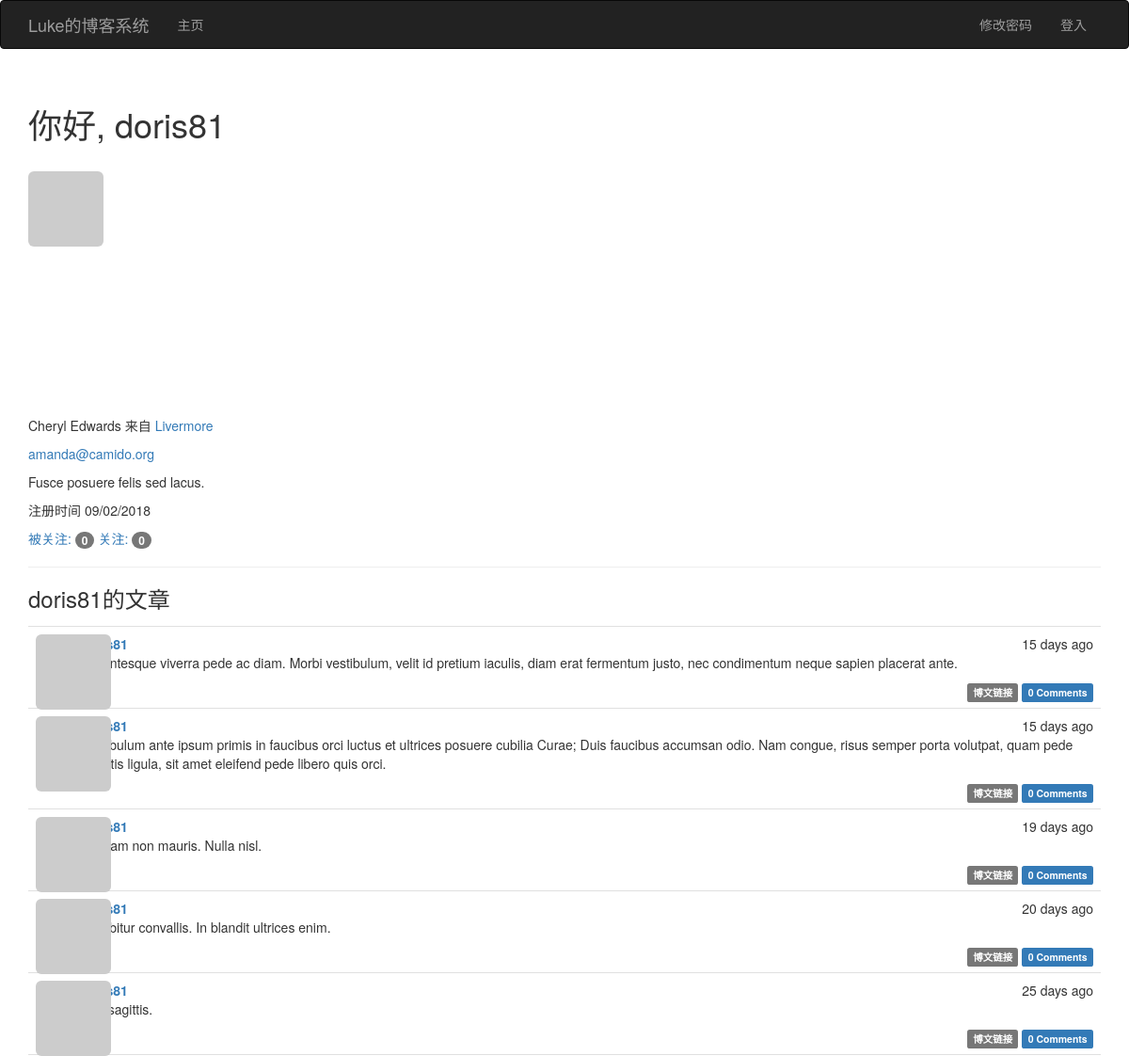
The page /user/doris81 on the database its author committed.
### app/models.py (models this page shows, shortened)
class User(UserMixin,db.Model):
    __tablename__ = "users"
    id = db.Column(db.Integer, primary_key=True)
    email=db.Column(db.String(64), unique=True,index=True)           #用户实现电子邮件的登陆
    username = db.Column(db.String(64), unique=True,index=True)
    role_id=db.Column(db.Integer,db.ForeignKey("roles.id"))
    password_hash=db.Column(db.String(128))
    posts=db.relationship("Post",backref="author",lazy="dynamic")
    comments = db.relationship('Comment', backref='author', lazy='dynamic')
    @property
    def password(self):
        raise AttributeError(u"密码不是一个可读的属性")
    avatar_hash=None
    confirmed=db.Column(db.Boolean,default=False)
    name=db.Column(db.String(64))
    location=db.Column(db.String(64))
    about_me=db.Column(db.Text())
    member_since=db.Column(db.DateTime(),default=datetime.utcnow)
    last_seen=db.Column(db.DateTime(),default=datetime.utcnow)
    def gravatar(self, size=100, default='identicon', rating='g'):
        if request.is_secure:   # 判断是否是https
            url = 'https://secure.gravatar.com/avatar'
        else:
            url = 'http://www.gravatar.com/avatar'
        hash = self.avatar_hash or hashlib.md5(self.email.encode('utf-8')).hexdigest()
        return '{url}/{hash}?s={size}&d={default}&r={rating}'.format(url=url, hash=hash, size=size, default=default, rating=rating)
    followed = db.relationship('Follow',
                               foreign_keys=[Follow.follower_id],
                               backref=db.backref('follower', lazy='joined'),
                               lazy='dynamic',
                               cascade='all, delete-orphan')
    followers = db.relationship('Follow',
                                foreign_keys=[Follow.followed_id],
                                backref=db.backref('followed', lazy='joined'),
                                lazy='dynamic',
                                cascade='all, delete-orphan')

class Post(db.Model):
    __tablename__ = "posts"
    id=db.Column(db.Integer,primary_key=True)
    body=db.Column(db.Text)
    timestamp=db.Column(db.DateTime,index=True,default=datetime.utcnow)
    author_id=db.Column(db.Integer,db.ForeignKey("users.id"))
    body_html=db.Column(db.Text)
    comments = db.relationship('Comment', backref='post', lazy='dynamic')

### app/main/views.py (the view)
@main.route("/user/<username>")
def user(username):
    user=User.query.filter_by(username=username).first()
    if user is None:
        abort(404)
    posts=user.posts.order_by(Post.timestamp.desc()).all()
    return render_template("user.html",user=user,posts=posts)

### app/auth/views.py (called while the page is built)
@auth.before_app_request
def before_request():
    if current_user.is_authenticated():
        current_user.ping()                              #更新用户最后登陆时间
        if not current_user.confirmed and request.endpoint[0:4]!="auth" and request.endpoint!="static":
            return redirect(url_for("auth.unconfirmed"))

### app/main/__init__.py (called while the page is built)
@main.app_context_processor
def inject_permissions():
    return dict(Permission=Permission)

### app/main/views.py (called while the page is built)
@main.after_app_request
def after_app_request(response):
    for query in get_debug_queries():
        if query.duration >= current_app.config['FLASKY_SLOW_DB_QUERY_TIME']:
            current_app.logger.warning(
                'Slow query: %s\nParameters: %s\nDuration: %fs\nContext: %s\n' % (query.statement,query.parameters,query.duration,query.context)
            )
    return response

### app/models.py (called while the page is built)
    def can(self,permissions):
        return False

### app/templates/user.html (shortened to what this page needs)
{% extends "base.html" %}
{% block page_content %}
    <div class="page-header">
        <h1>你好, {{user.username}}</h1>
        <br>
            <img class="img-rounded profile-thumbnail" src="{{ user.gravatar(size=250) }}">
        <br>
        <br>
        <br>
        <br>
        <br>
        <br>
        <br>
        <br>
        <br>
        <br>
        <br>
        <br>
        <br>
        {% if user.name or user.location %}
        <p>
            {% if user.name %}{{ user.name }}{% endif %}
            {% if user.location %}
                来自 <a href="http://maps.baidu.com/?q={{ user.location }}">
                    {{ user.location }}
                </a>
            {% endif %}
        </p>
        {% endif %}
        <p><a href="mailto:{{ user.email }}">{{ user.email }}</a></p>
        {% if user.about_me %}
            <p>{{ user.about_me }}</p>
        {% endif %}
        <p>
            注册时间 {{ moment(user.member_since).format("L") }}
        </p>
        <p>
            <a href="{{ url_for('.followers', username=user.username) }}">被关注: <span class="badge">{{ user.followers.count()-1 }}</span></a>
            <a href="{{ url_for('.followed_by', username=user.username) }}">关注: <span class="badge">{{ user.followed.count()-1 }}</span></a>
        </p>
    </div>
<h3>{{ user.username }}的文章 </h3>
{% include '_posts.html' %}
{% endblock %}

### app/templates/base.html (shortened to what this page needs)
{% extends "bootstrap/base.html" %}
{% block head %}
{{ super() }}
    <link rel="stylesheet" type="text/css" href="{{ url_for('static', filename='style.css') }}">
{% endblock %}
{% block navbar %}
<div class="navbar navbar-inverse" role="navigation">
    <div class="container">
        <div class="navbar-header">
            <a class="navbar-brand" href="/">Luke的博客系统</a>
        </div>
        <div class="navbar-collapse collapse">
            <ul class="nav navbar-nav">
                <li><a href="/">主页</a></li>
            </ul>
            <ul class="nav navbar-nav navbar-right">
                <li><a href="{{ url_for('auth.change_password') }}"> 修改密码 </a></li>
                {% if current_user.is_authenticated() %}
                    <li><a href="{{ url_for('auth.logout') }}">登出</a></li>
                {% else %}
                    <li><a href="{{ url_for('auth.login') }}">登入</a></li>
                {% endif %}
            </ul>
        </div>
    </div>
</div>
{% endblock %}
{% block content %}
<div class="container">
    {% block page_content %}{% endblock %}
</div>
{% endblock %}

### app/templates/_posts.html (shortened to what this page needs)
<ul class="posts">
    {% for post in posts %}
    <li class="post">
        <div class="post-thumbnail">
            <a href="{{ url_for('main.user', username=post.author.username) }}">
                <img class="img-rounded profile-thumbnail" src="{{ post.author.gravatar(size=40) }}">
            </a>
        </div>
        <div class="post-content">
            <div class="post-date">{{ moment(post.timestamp).fromNow() }}</div>
            <div class="post-author"><a href="{{ url_for('.user', username=post.author.username) }}">{{ post.author.username }}</a></div>
            <div class="post-body">
                {% if post.body_html %}
                    {{ post.body_html | safe }}
                {% else %}
                    {{ post.body }}
                {% endif %}
            </div>
            <div class="post-footer">
                <a href="{{ url_for('main.post_blog', id=post.id) }}">
                    <span class="label label-default">博文链接</span>
                </a>
                 <a href="{{ url_for('main.post_comment', id=post.id) }}#comments">
                    <span class="label label-primary">{{ post.comments.count() }} Comments</span>
                </a>
            </div>
        </div>
    </li>
    {% endfor %}
</ul>

### app/static/style.css (style rules this page uses)
.profile-thumbnail { position: absolute; }
ul.posts { list-style-type: none; padding: 0px; margin: 16px 0px 0px 0px; border-top: 1px solid #e0e0e0; }
ul.posts li.post { padding: 8px; border-bottom: 1px solid #e0e0e0; }
div.post-date { float: right; }
div.post-author { font-weight: bold; }
div.post-thumbnail { position: absolute; }
div.post-content { margin-left: 48px; min-height: 48px; }
div.post-footer { text-align: right; }

### rows shown on the page
User: username "doris81", name "Cheryl Edwards", location "Livermore", email "amanda@camido.org", about_me "Fusce posuere felis sed lacus.", member_since "09/02/2018"
Post: timestamp "15 days ago", body_html "Pellentesque viverra pede ac diam. Morbi vestibulum, velit id pretium iaculis, diam erat fermentum justo, nec condimentum neque sapien placerat ante.", comments.count "0"
Post: timestamp "15 days ago", body_html "Vestibulum ante ipsum primis in faucibus orci luctus et ultrices posuere cubilia Curae; Duis faucibus accumsan odio. Nam congue, risus semper porta volutpat, quam pede lobortis ligula, sit amet eleifend pede libero quis orci.", comments.count "0"
Post: timestamp "19 days ago", body_html "Aliquam non mauris. Nulla nisl.", comments.count "0"
Post: timestamp "20 days ago", body_html "Curabitur convallis. In blandit ultrices enim.", comments.count "0"
Post: timestamp "25 days ago", body_html "Sed sagittis.", comments.count "0"

### other values the page prints
{{ user.followers.count()-1 }} "0"
{{ user.followed.count()-1 }} "0"
